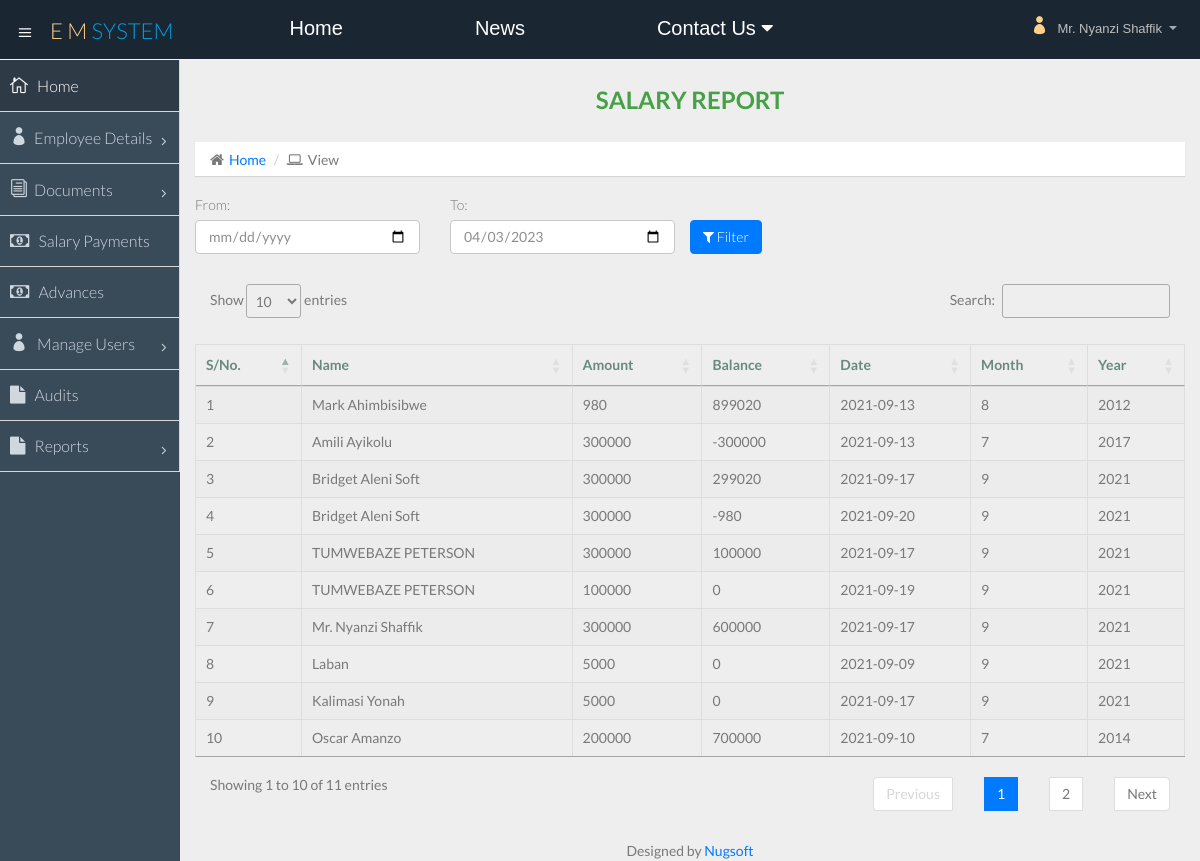
The app's page /filter_sal.php (signed in) with its own data.
### tables this page shows
CREATE TABLE `salaries` (
  `salary_id` int(11) NOT NULL,
  `emp_id` varchar(100) NOT NULL,
  `amount` varchar(20) NOT NULL,
  `balance` varchar(100) NOT NULL,
  `month` varchar(100) NOT NULL,
  `year` year(4) NOT NULL,
  `pydate` date NOT NULL,
  `added_on` timestamp NOT NULL DEFAULT current_timestamp(),
  `rec` varchar(100) NOT NULL
);

CREATE TABLE `add_employee` (
  `id` int(11) NOT NULL,
  `name` varchar(100) NOT NULL,
  `email` varchar(100) NOT NULL,
  `phone1` varchar(100) NOT NULL,
  `phone2` varchar(100) NOT NULL,
  `address` varchar(100) NOT NULL,
  `birth` date NOT NULL,
  `nin` varchar(100) NOT NULL,
  `position` varchar(100) NOT NULL,
  `salary` varchar(100) DEFAULT '0',
  `appoint` varchar(100) NOT NULL,
  `contract` varchar(100) NOT NULL,
  `photo` varchar(100) NOT NULL,
  `nok` varchar(100) NOT NULL,
  `nokc` varchar(100) NOT NULL
);

### filter_sal.php (the view, shortened to what this page needs)
<?php include "includes/head.php" ?>
<body>
  <section id="container" class="">
    <?php include "includes/nav.php" ?>
    <?php include "includes/sidebar.php" ?>
    <section id="main-content">
      <section class="wrapper">
        <div class="row">
          <div class="col-lg-12">
            <h3 style="color:green" class="page-header text-center"><b>Salary Report</b></h3>
            <ol class="breadcrumb">
              <li><i class="fa fa-home"></i><a href="home.php">Home</a></li>
              <li><i class="fa fa-laptop"></i>View</li>
            </ol>
          </div>
        </div>
<div class="row">
  <form method="POST">
  <div class="col-md-6">
    <div class="row">
    <div class="col-md-6">
      <div class="form-group">
          <label for="recipient-name" class="control-label">From:</label>
          <input type="date" name="from_date" class="form-control" required>
      </div>
    </div>
    <div class="col-md-6">
      <div class="form-group">
          <label for="recipient-name" class="control-label">To:</label>
          <input type="date" name="to_date" value="<?php echo date("Y-m-d"); ?>" class="form-control" required>
      </div>
    </div>
    </div>
  </div>
  <button type="submit" style="margin-top:25px;" name="filter" class="btn btn-primary"><i class="fa fa-filter"></i> Filter</button>
</form>
</div>
<table id= "sort" class="table table-striped table-bordered" style="width:100%">
  <thead>
    <tr>
      <th>S/No.</th>
      <th>Name</th>
      <th>Amount</th>
      <th>Balance</th>
      <th>Date</th>
      <th>Month</th>
      <th>Year</th>
    </tr>
  </thead>
  <tbody>
  <?php
if(isset($_POST['filter'])){
  $fr_date = $_POST['from_date'];
  $to_date = $_POST['to_date'];
  $query = "SELECT * FROM salaries where pydate >= '$fr_date' && pydate <= '$to_date'";
}
else{
  $query = "SELECT * FROM salaries";
}
$number = 0;
if ($result = mysqli_query($con, $query)) {
    while ($row = mysqli_fetch_array($result)){
      $number++;
      $id=$row['salary_id'];
      $amount=$row['amount'];
      $bal=$row['balance'];
      $dte=$row['pydate'];
      $month=$row['month'];
      $year=$row['year'];
      $name1 = mysqli_fetch_array(mysqli_query($con, "SELECT emp_id FROM salaries where salary_id='$id'"))['emp_id'];
      $name = mysqli_fetch_array(mysqli_query($con, "SELECT * FROM add_employee where id='$name1'"))['name'];
?>
        <tr>
                  <td><?php echo $number; ?></td>
                  <td><?php echo $name; ?></td>
                  <td><?php echo $amount; ?></td>
                  <td><?php echo $bal; ?></td>
                  <td><?php echo $dte; ?></td>
                  <td><?php echo $month; ?></td>
                  <td><?php echo $year; ?></td>
        </tr>
        <?php
    }
}
?>
  </tbody>
</table>
    </section>
      <?php include "includes/footer.php" ?>
    </section>
  </section>
</body>
</html>

### records on screen
salaries: name "Mark Ahimbisibwe", amount "980", balance "899020", pydate "2021-09-13", month "8", year "2012"
salaries: name "Amili Ayikolu", amount "300000", balance "-300000", pydate "2021-09-13", month "7", year "2017"
salaries: name "Bridget Aleni Soft", amount "300000", balance "299020", pydate "2021-09-17", month "9", year "2021"
salaries: name "Bridget Aleni Soft", amount "300000", balance "-980", pydate "2021-09-20", month "9", year "2021"
salaries: name "TUMWEBAZE PETERSON", amount "300000", balance "100000", pydate "2021-09-17", month "9", year "2021"
salaries: name "TUMWEBAZE PETERSON", amount "100000", balance "0", pydate "2021-09-19", month "9", year "2021"
salaries: name "Mr. Nyanzi Shaffik", amount "300000", balance "600000", pydate "2021-09-17", month "9", year "2021"
salaries: name "Laban", amount "5000", balance "0", pydate "2021-09-09", month "9", year "2021"
salaries: name "Kalimasi Yonah", amount "5000", balance "0", pydate "2021-09-17", month "9", year "2021"
salaries: name "Oscar Amanzo", amount "200000", balance "700000", pydate "2021-09-10", month "7", year "2014"

### other values on screen
$fname "Mr. Nyanzi Shaffik"
